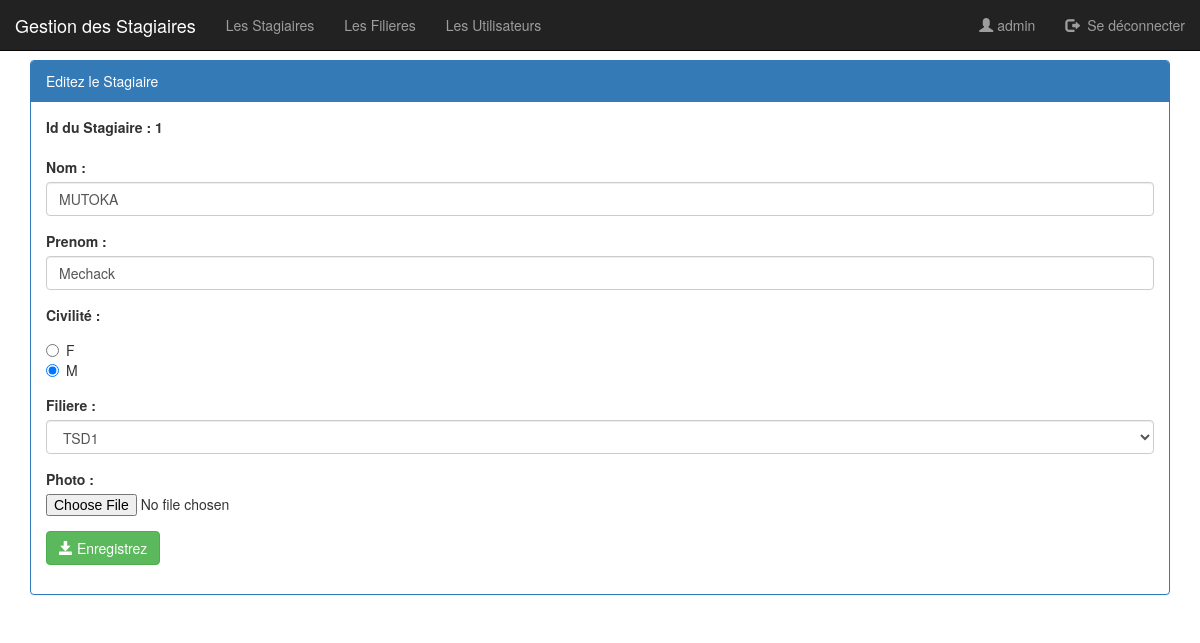
Page /pages/editerStagiaire.php?idS=1 (signed in) on the committed database.
### tables this page shows
create table stagiaires(
    idstagiaire int(4) auto_increment primary key,
    nom varchar(50),
    prenom varchar(50),
    civilite varchar(1),
    photo varchar(100),
    idfilieres int(4)
    );

create table filieres(
    idfilieres int(4) auto_increment primary key,
    nomFiliere varchar(50),
    niveau varchar(50)
);

### pages/editerStagiaire.php (the view, shortened to what this page needs)
<?php
require_once('connexiondb.php');
$idS = isset($_GET['idS']) ? $_GET['idS'] : 0;
$requete = "select * from stagiaires where idstagiaire=$idS";
$resultat = $pdo->Query($requete);
$stagiaire = $resultat->fetch();
$nomS = $stagiaire['nom'];
$prenom = $stagiaire['prenom'];
$civilite = $stagiaire['civilite'];
$idF = $stagiaire['idfilieres'];
$requeteF = "select * from filieres";
$resultatF = $pdo->Query($requeteF);
?>
<html>
    <head>
        <link rel="stylesheet" type="text/css" href="../css/bootstrap.min.css">
        <link rel="stylesheet" type="text/css" href="../css/monstyle.css">
    </head>
    <body>
        <?php include("menu.php");
        ?>
        <div class="container">
            <div class="panel panel-primary margetop">
                <div class="panel-heading">Editez le Stagiaire</div>
                <div class="panel-body" >
                    <form method="post" action="updatestagiaire.php" class="form" enctype="multipart/form-data">
                        <div class="form-group">
                            <label for="idS">Id du Stagiaire : <?php echo $idS ?></label>
                        </div>
                        <div class="form-group">
                            <label for="nom">Nom :</label>
                            <input type="text" name="nom" class="form-control" value="<?php echo $nomS ?>">
                        </div>
                        <div class="form-group">
                            <label for="prenom">Prenom :</label>
                            <input type="text" name="prenom" class="form-control" value="<?php echo $prenom ?>">
                        </div>
                        <div class="form-group">
                            <label for="civilite">Civilité :</label>
                            <div class="radio">
                                <label><input type="radio" name="civilite" value="F"
                                              <?php if ($civilite === "F") echo 'checked'; ?>>F</label><br>
                                <label><input type="radio" name="civilite" value="M"
                                              <?php if ($civilite === "M") echo 'checked'; ?>> M </label>
                            </div>
                        </div>
                        <div class="form-group">
                            <label for="filiere">Filiere :</label>
                            <select name="filiere" id="filiere" class="form-control">
                                <?php while ($fil = $resultatF->fetch()) { ?>
                                    <option value="<?php echo $fil['idfilieres']; ?>" <?php if ($idF === $fil['idfilieres']) echo 'selected'; ?>>
                                        <?php echo $fil['nomFiliere']; ?>
                                    </option>
                                <?php } ?>
                            </select>
                        </div>
                        <div class="form-group">
                            <label for="photo">Photo :</label>
                            <input type="file" name="photo" >
                        </div>
                        <button type="submit" class="btn btn-success">
                            <span class="glyphicon glyphicon-save"></span>
                            Enregistrez
                        </button>
                    </form>
                </div>
            </div>
        </div>
    </body>
</html>

### css/monstyle.css (style rules this page uses)
.margetop { margin-top: 60px; }

### rows in the picture
stagiaires: nom "MUTOKA", prenom "Mechack", civilite "☐ F", civilite "☑ M", filiere "TSD1"

### other values in the picture
$_SESSION['user']['login'] "admin"
$idS "1"
